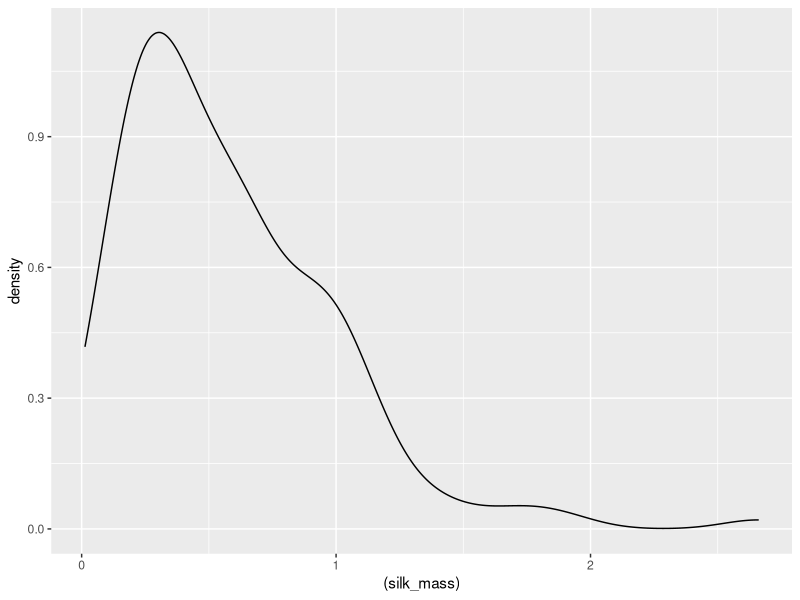
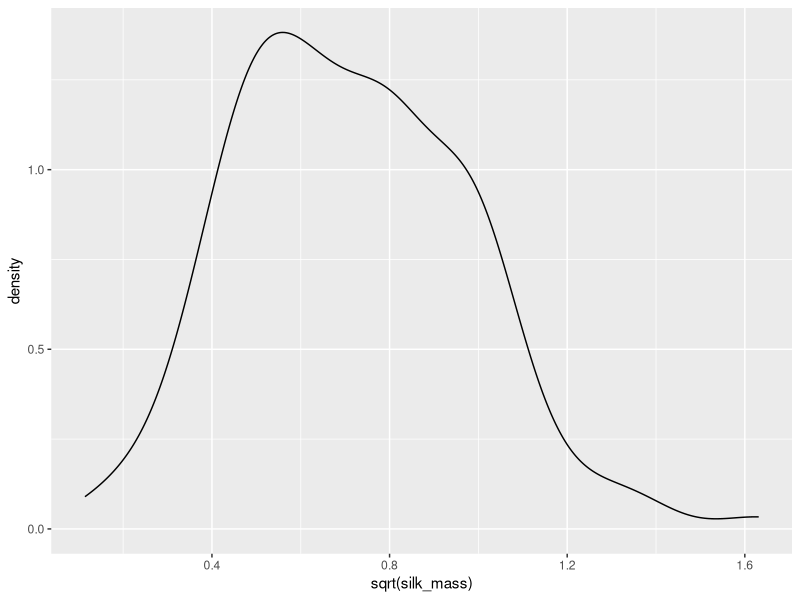
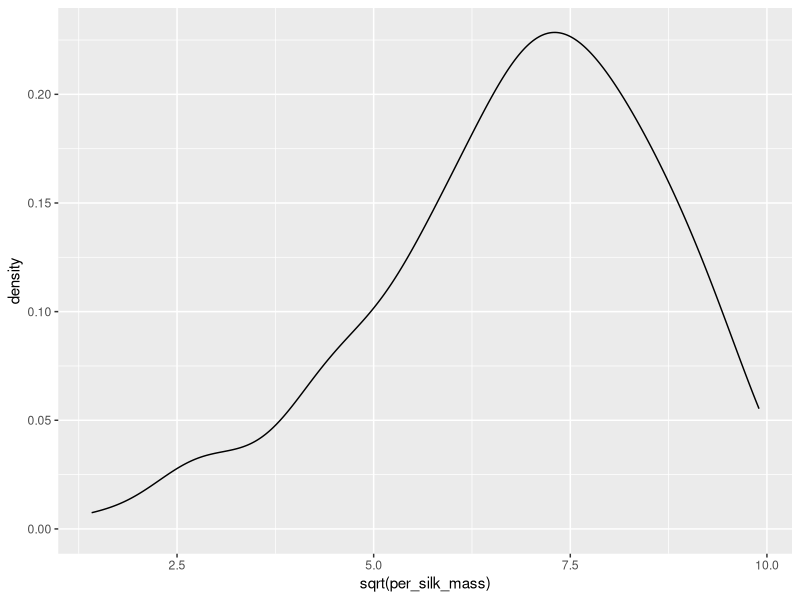

Generate these figures, in order, with R: (Note: this script raises an error after producing the figures.)
## ---- chunk 1
library(tidyverse)
## ---- chunk 2
choice <- read.csv("data/choice.csv", header = TRUE) %>% 
  mutate(Origin = as.factor(Origin), 
         Origin = fct_recode(Origin, "Urban" = "Loud", "Rural" = "Quiet"),
         Origin = fct_relevel(Origin, "Urban", "Rural"),
         Site = factor(Site),
         Site = fct_relevel(Site, "6C", "5A", "8B", "8A"))
table(choice$Site,  choice$side_w_more)
chisq.test(choice$Site,  choice$side_w_more, correct = FALSE)

choice_silk <- choice %>% 
  pivot_longer(cols = c(loud_silk:quiet_silk), names_to = "Container", values_to = "silk_mass") %>% 
  dplyr::select(ID, Origin, Site, Container, silk_mass) %>% 
  mutate(Container = as.factor(Container), 
         Container = fct_recode(Container, "Loud" = "loud_silk", "Quiet" = "quiet_silk"))

choice_silk %>% 
  ggplot(aes(x = (silk_mass))) +
  geom_density()
choice_silk %>% 
  ggplot(aes(x = sqrt(silk_mass))) +
  geom_density()

shapiro.test(sqrt(choice_silk$silk_mass))

model.lm <- lm(sqrt(silk_mass) ~ Container * Site, data = choice_silk)
car::Anova(model.lm)
summary(model.lm)

choice_silk_per <- choice %>% 
  pivot_longer(cols = c(per_loud_notunnel:per_quiet_notunnel), names_to = "Container", values_to = "per_silk_mass") %>% 
  dplyr::select(ID, Origin, Site, Container, per_silk_mass) %>% 
  mutate(Container = as.factor(Container), 
         Container = fct_recode(Container, "Loud" = "per_loud_notunnel", "Quiet" = "per_quiet_notunnel"))

choice_silk_per %>% 
  ggplot(aes(x = sqrt(per_silk_mass))) +
  geom_density()

shapiro.test(sqrt(choice_silk_per$per_silk_mass))

model <- aov(per_silk_mass ~ Container * Site, data = choice_silk_per)
summary(model)

choice_silk_per2 <- choice_silk_per %>% 
  mutate(per_silk_mass = per_silk_mass / 100)

model <- glmmTMB(per_silk_mass ~ Container * Site + (Site|ID), data = choice_silk_per2, family=beta_family)
summary(model)
